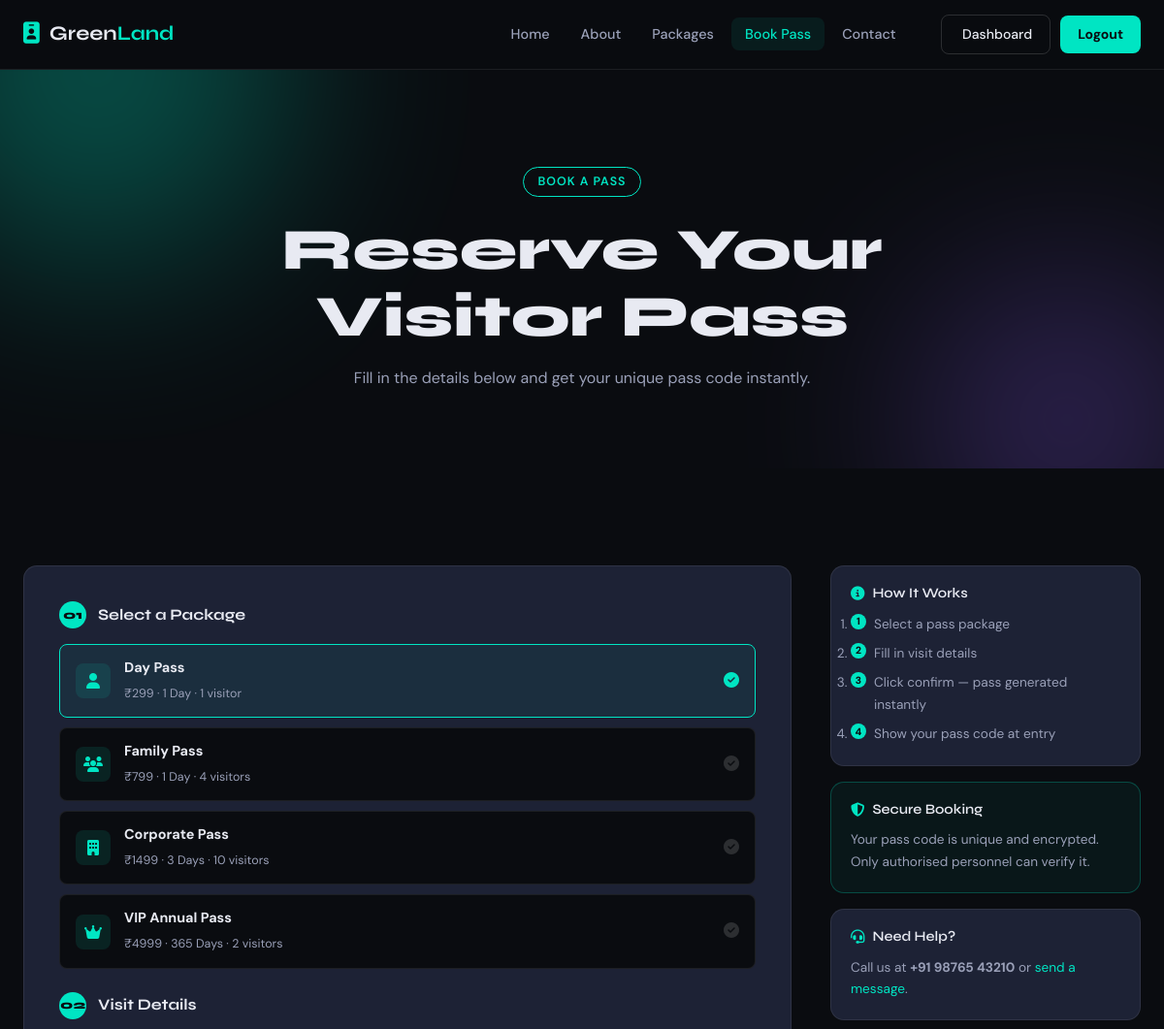
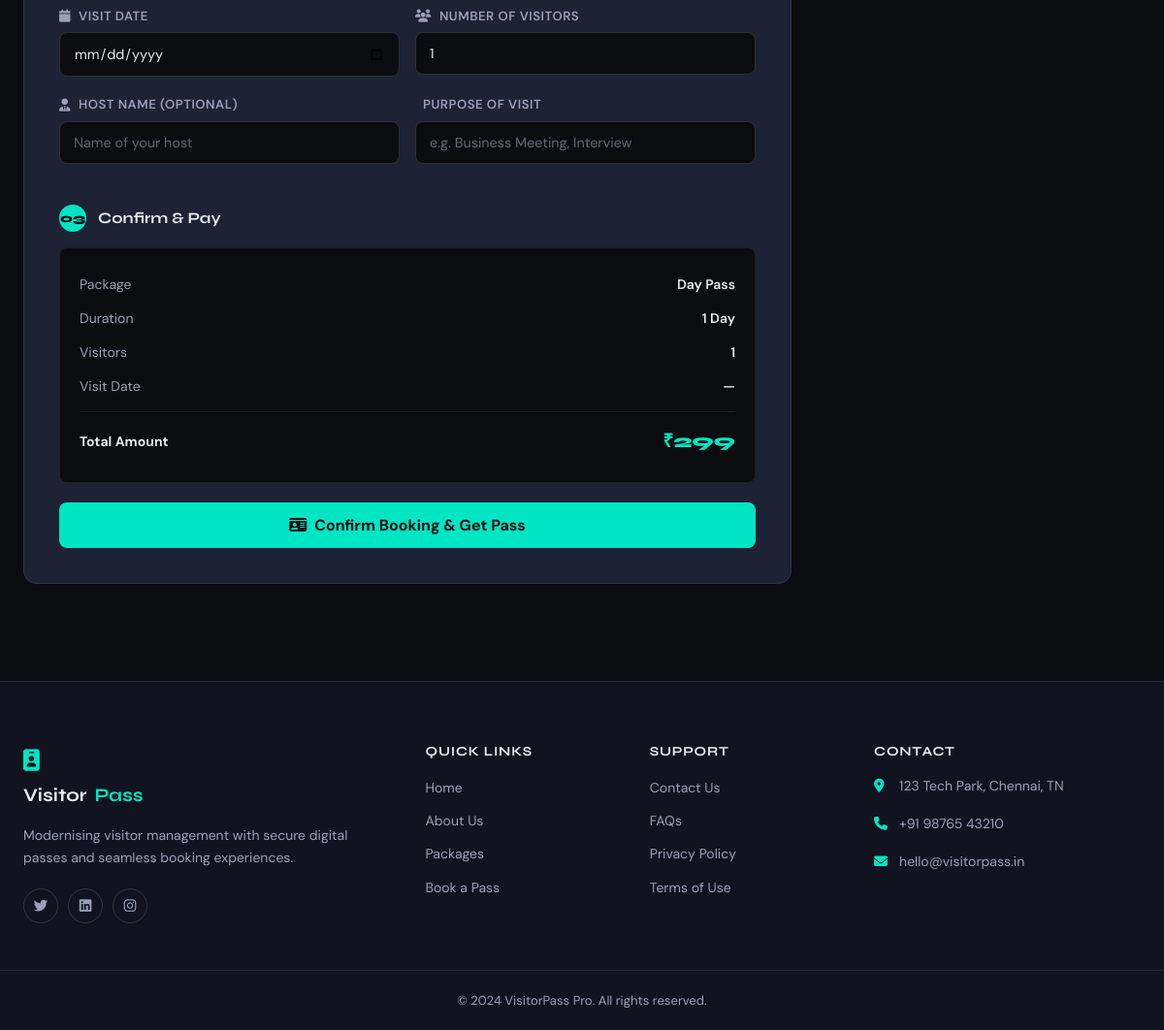
Page /booking (signed in) on the committed database (2 pictures, top to bottom).
### app.py (models this page shows)
class Package(db.Model):
    __tablename__ = 'packages'
    id          = db.Column(db.Integer, primary_key=True)
    name        = db.Column(db.String(100), nullable=False)
    description = db.Column(db.Text)
    price       = db.Column(db.Float, nullable=False)
    duration    = db.Column(db.String(50))          # e.g. "1 Day", "3 Days"
    max_visitors= db.Column(db.Integer, default=1)
    features    = db.Column(db.Text)                # comma-separated
    is_active   = db.Column(db.Boolean, default=True)
    bookings    = db.relationship('Booking', backref='package', lazy=True)

### app.py (the view, shortened to what this page needs)
@app.route('/booking', methods=['GET', 'POST'])
def booking():
    if 'user_id' not in session:
        flash('Please login to book a pass.', 'warning')
        return redirect(url_for('login'))
    pkgs = Package.query.filter_by(is_active=True).all()
    preselect = request.args.get('pkg')
    return render_template('booking.html', packages=pkgs, preselect=preselect)

### templates/booking.html (shortened to what this page needs)
{% extends 'base.html' %}
{% block content %}
<section class="page-hero">
  <div class="page-hero-bg">
    <div class="ph-orb ph-orb1"></div><div class="ph-orb ph-orb2"></div>
  </div>
  <div class="page-hero-content">
    <div class="section-tag">Book a Pass</div>
    <h1>Reserve Your Visitor Pass</h1>
    <p>Fill in the details below and get your unique pass code instantly.</p>
  </div>
</section>
<section class="booking-section section-pad">
  <div class="container booking-layout">
    <div class="booking-form-wrap">
      <form method="POST" action="{{ url_for('booking') }}" id="bookingForm" class="booking-form">
        <div class="form-section-title"><span>01</span> Select a Package</div>
        <div class="pkg-selector-grid">
          {% for pkg in packages %}
          <label class="pkg-radio-card {% if preselect and preselect|int == pkg.id %}selected{% endif %}">
            <div class="prc-icon">
              <i class="fa {% if loop.index==1 %}fa-user{% elif loop.index==2 %}fa-users{% elif loop.index==3 %}fa-building{% else %}fa-crown{% endif %}"></i>
            </div>
            <div class="prc-info">
              <strong>{{ pkg.name }}</strong>
              <span>₹{{ pkg.price|int }} · {{ pkg.duration }} · {{ pkg.max_visitors }} visitor{% if pkg.max_visitors > 1 %}s{% endif %}</span>
            </div>
            <div class="prc-check"><i class="fa fa-circle-check"></i></div>
          </label>
          {% endfor %}
        </div>
        <div class="form-section-title"><span>02</span> Visit Details</div>
        <div class="form-row-2">
          <div class="form-group">
            <label><i class="fa fa-calendar"></i> Visit Date</label>
            <input type="date" name="visit_date" id="visitDate" required
              min="{{ now if now else '' }}" onchange="updateSummary()"/>
          </div>
          <div class="form-group">
            <label><i class="fa fa-users"></i> Number of Visitors</label>
            <input type="number" name="num_visitors" id="numVisitors" value="1" min="1" max="10"
              required onchange="updateSummary()"/>
          </div>
        </div>
        <div class="form-row-2">
          <div class="form-group">
            <label><i class="fa fa-user-tie"></i> Host Name (optional)</label>
            <input type="text" name="host_name" placeholder="Name of your host"/>
          </div>
          <div class="form-group">
            <label> Purpose of Visit</label>
            <input type="text" name="purpose" placeholder="e.g. Business Meeting, Interview"/>
          </div>
        </div>
        <div class="form-section-title"><span>03</span> Confirm & Pay</div>
        <div class="booking-summary" id="bookingSummary">
          <div class="bs-row"><span>Package</span><strong id="bs-pkg">—</strong></div>
          <div class="bs-row"><span>Duration</span><strong id="bs-dur">—</strong></div>
          <div class="bs-row"><span>Visitors</span><strong id="bs-vis">1</strong></div>
          <div class="bs-row"><span>Visit Date</span><strong id="bs-date">—</strong></div>
          <div class="bs-divider"></div>
          <div class="bs-row total"><span>Total Amount</span><strong id="bs-total">₹0</strong></div>
        </div>
        <button type="submit" class="btn-auth" id="submitBtn">
          <i class="fa fa-id-card"></i> Confirm Booking & Get Pass
        </button>
      </form>
    </div>
    <div class="booking-sidebar">
      <div class="sidebar-card">
        <h3><i class="fa fa-circle-info"></i> How It Works</h3>
        <ol class="sidebar-steps">
          <li>Select a pass package</li>
          <li>Fill in visit details</li>
          <li>Click confirm — pass generated instantly</li>
          <li>Show your pass code at entry</li>
        </ol>
      </div>
      <div class="sidebar-card accent-card">
        <h3><i class="fa fa-shield-halved"></i> Secure Booking</h3>
        <p>Your pass code is unique and encrypted. Only authorised personnel can verify it.</p>
      </div>
      <div class="sidebar-card">
        <h3><i class="fa fa-headset"></i> Need Help?</h3>
        <p>Call us at <strong>+91 98765 43210</strong> or <a href="{{ url_for('contact') }}">send a message</a>.</p>
      </div>
    </div>
  </div>
</section>
{% endblock %}

### rows in the picture
Package: name "Day Pass", price "299", duration "1 Day", max_visitors "1"
Package: name "Family Pass", price "799", duration "1 Day", max_visitors "4"
Package: name "Corporate Pass", price "1499", duration "3 Days", max_visitors "10"
Package: name "VIP Annual Pass", price "4999", duration "365 Days", max_visitors "2"
